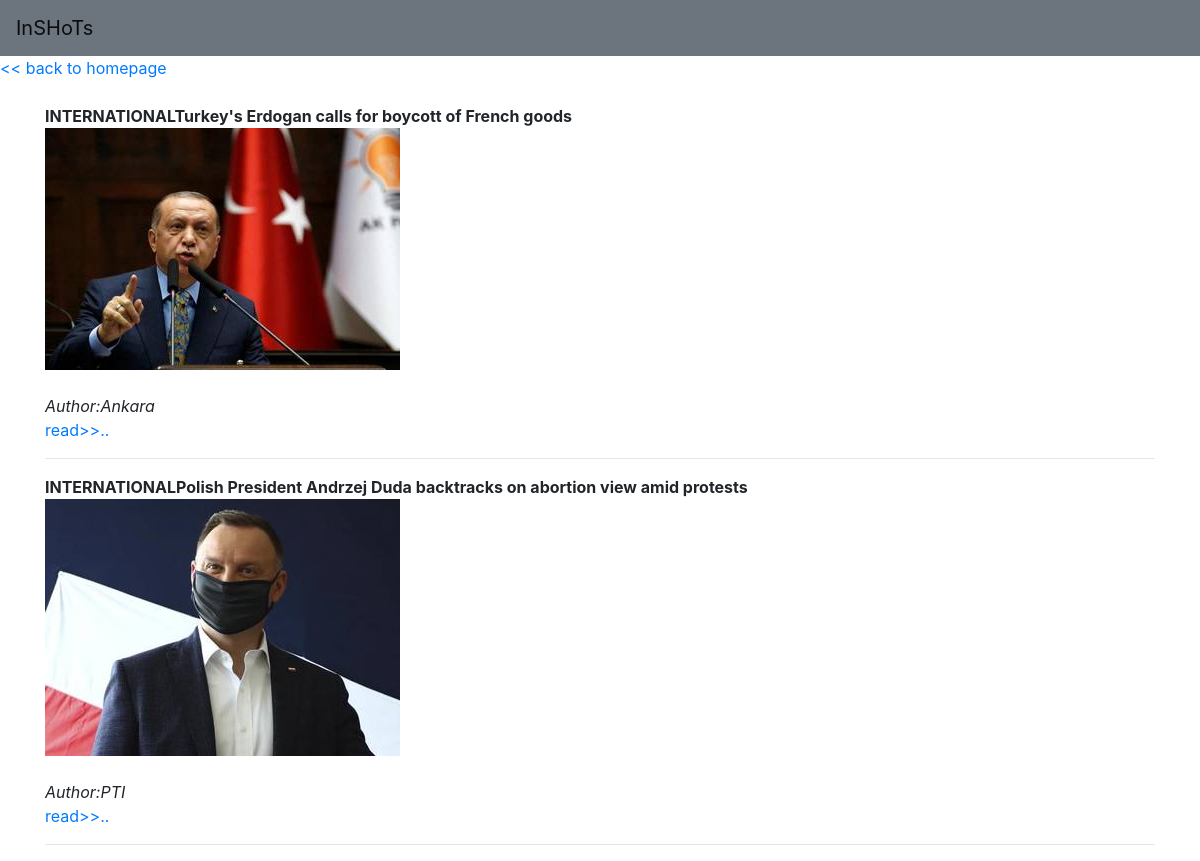
The app's page /view/international with its own data.
### feeds/models.py (models this page shows, shortened)
class newsfeed(models.Model):
	headline=models.CharField(max_length=100)
	author=models.CharField(max_length=50,default='n/a')
	content=models.TextField()
	date=models.DateTimeField(auto_now_add=True)
	catg=models.CharField(max_length=50,null=True)
	image=models.ImageField(null=True,blank=True)
	@property
	def imageURL(self):
		try:
			url=self.image.url
		except:
			url=' '
		return url

### feeds/views.py (the view)
# urls.py: path('view/<str:catg>',views.cats),
def cats(request,catg):
	feeds=newsfeed.objects.filter(catg=catg)
	context={'feeds':feeds}
	return render(request,'category.html',context)

### feeds/templates/category.html
{% extends 'domain.html' %}
{% load static %}
{% block content %}
{% for feed in feeds %}
<strong>{{ feed.headline }}</strong><br>
<img src="{{feed.imageURL}}"><br><br>
<i>Author:{{ feed.author }}</i><br>
<a href="{% url 'viewposts' feed.id %}" >read>>..</a>
<hr>
{% endfor %}
{% endblock %}

### feeds/templates/domain.html (style rules this page uses)
img { max-width: 100% ; height: auto; }

### records on screen
newsfeed: headline "INTERNATIONALTurkey's Erdogan calls for boycott of French goods", imageURL (picture), author "Ankara"
newsfeed: headline "INTERNATIONALPolish President Andrzej Duda backtracks on abortion view amid protests", imageURL (picture), author "PTI"
